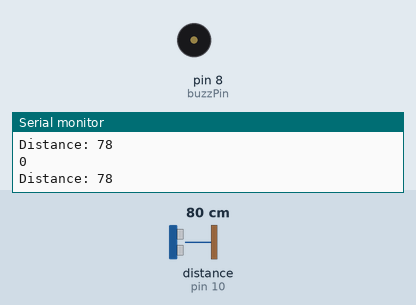
The sketch below on a simulated Arduino Uno, built with avr-gcc and run on an emulated ATmega328P. On the bench: buzzer (waves = sounding, pin HIGH), the last lines printed to the serial monitor. Wiring (inferred from the names in the program): ultrasonic range finder: trigger pin 9; echo pin 10. The inputs (shaded band) are chosen by the test bench; at power-on: distance to the obstacle (sensor on pin 10) 80 cm. The echo pulse lasts 58.3 µs per cm; pins used as bus, display or sensor lines are not drawn.

Above: at 1.2 s.
1.3 s: distance to the obstacle (sensor on pin 10) set to 13 cm
3.5 s: distance to the obstacle (sensor on pin 10) set to 10 cm
At 5.3 s:
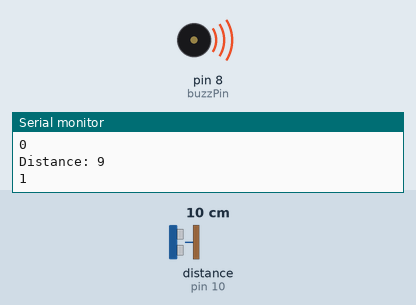
6.5 s: distance to the obstacle (sensor on pin 10) set to 120 cm
At 7.5 s:
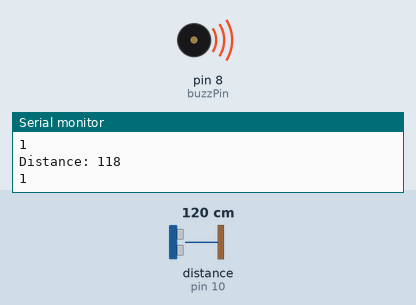
8.0 s: distance to the obstacle (sensor on pin 10) set to 2 cm
At 9.5 s:
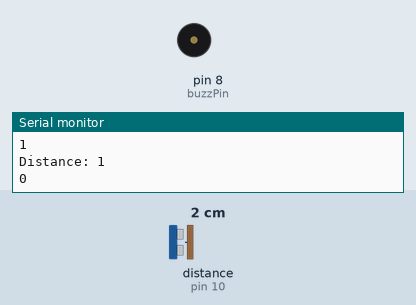
Timing chart, 0 to 12.0 s (numbered marks = the images above; inputs shaded):
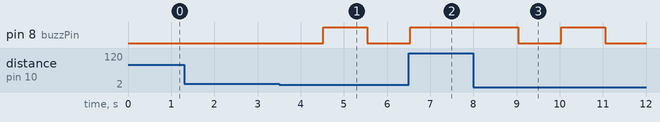

Measured:
- the behaviour switches between 12 and 11 cm on distance to the obstacle (sensor on pin 10) (found by bisection; images 0 and 1)
- after the input at 3.5 s, pin 8 (buzzPin): LOW → HIGH after 1.0 s, → LOW 1.0 s later
- after the input at 6.5 s, pin 8 (buzzPin): goes on until 6.5 s, then stays HIGH
- after the input at 8.0 s, pin 8 (buzzPin): HIGH → LOW after 1.0 s, → HIGH 1.0 s later, → LOW 1.0 s later

The sketch:

Door_detection_system.ino
```cpp
/*
  First part of the Code for creating the Ultrasonic sensor interface

  Ultrasonic Sensor HC-SR04 and Arduino Tutorial
  by Dejan Nedelkovski,
  www.HowToMechatronics.com

*/
// defines pins numbers
const int trigPin = 9;
const int echoPin = 10;
const int buzzPin=8;
// defines variables
long duration;
int distance;
bool dooropen;
void setup() {
  pinMode(trigPin, OUTPUT); // Sets the trigPin as an Output
  pinMode(echoPin, INPUT); // Sets the echoPin as an Input
   pinMode(buzzPin, OUTPUT); // Sets the trigPin as an Output
  Serial.begin(9600); // Starts the serial communication
}
void loop() {
  // Clears the trigPin
  digitalWrite(trigPin, LOW);
  delayMicroseconds(2);
  // Sets the trigPin on HIGH state for 10 micro seconds
  digitalWrite(trigPin, HIGH);
  delayMicroseconds(10);
  digitalWrite(trigPin, LOW);
  // Reads the echoPin, returns the sound wave travel time in microseconds
  duration = pulseIn(echoPin, HIGH);
  // Calculating the distance
  distance = duration * 0.034 / 2;
  // Prints the distance on the Serial Monitor
  Serial.print("Distance: ");
  Serial.println(distance);
  Serial.println(dooropen);
  /*
  instructions to activate the active buzzer:

  if  it is sensed that the door opened (Sensor detected a distance of at least 10cm)
  then set the door open in the code and delay for a second

  if the door was closed and the sensor captured the required distance the
  "dooropen" variable becomes true and the buzzer is active

  if the door is then sensed to close after it was already open
  the buzzer will turn off.
  */
  if (distance<=10){
    delay(1000);
    if(dooropen==false){
    digitalWrite(buzzPin,HIGH);
    dooropen=true;

    }
    else{
      delay(10);
      digitalWrite(buzzPin,LOW);
      dooropen=false;


}

      }}
```
